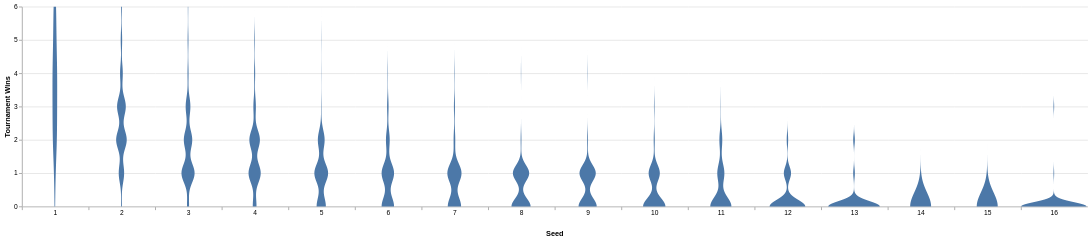

The notebook cell this image was saved under:
### Code cell
alt.Chart(marchmadness).transform_density(
    "tourney_wins", as_=["tourney_wins", "density"], groupby=["seed"]
).mark_area(orient="horizontal").encode(
    x=alt.X("density:Q")
    .stack("center")
    .impute(None)
    .title(None)
    .axis(labels=False, values=[0], grid=False, ticks=True),
    y=alt.Y("tourney_wins").title("Tournament Wins"),
    column=alt.Column("seed:O")
    .spacing(0)
    .header(titleOrient="bottom", labelOrient="bottom", labelPadding=0)
    .title("Seed"),
).configure_view(
    stroke=None
).properties(
    width=100
)

### Figure 1 — Vega-Lite specification as saved in the notebook (floating-point values rounded to 4 significant figures; data arrays with more than 128 entries replaced by an {"elided": "..."} marker saying what was removed)
{"config": {"view": {"continuousWidth": 300, "continuousHeight": 300, "stroke": null}}, "data": {"name": "data-c93e697b85bdd5ad9bddf57d1dadf1b3"}, "mark": {"type": "area", "orient": "horizontal"}, "encoding": {"column": {"field": "seed", "header": {"titleOrient": "bottom", "labelOrient": "bottom", "labelPadding": 0}, "spacing": 0, "title": "Seed", "type": "ordinal"}, "x": {"axis": {"labels": false, "values": [0], "grid": false, "ticks": true}, "field": "density", "impute": null, "stack": "center", "title": null, "type": "quantitative"}, "y": {"field": "tourney_wins", "title": "Tournament Wins", "type": "quantitative"}}, "transform": [{"density": "tourney_wins", "groupby": ["seed"], "as": ["tourney_wins", "density"]}], "width": 100, "$schema": "https://vega.github.io/schema/vega-lite/v5.20.1.json", "datasets": {"data-c93e697b85bdd5ad9bddf57d1dadf1b3": {"elided": "2084 records"}}}
